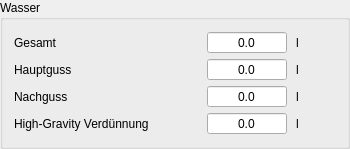
          <widget class="QGroupBox" name="groupWasser">
           <property name="sizePolicy">
            <sizepolicy hsizetype="Preferred" vsizetype="Fixed">
             <horstretch>0</horstretch>
             <verstretch>0</verstretch>
            </sizepolicy>
           </property>
           <property name="title">
            <string>Wasser</string>
           </property>
           <layout class="QGridLayout" name="gridLayout_2">
            <property name="horizontalSpacing">
             <number>9</number>
            </property>
            <property name="verticalSpacing">
             <number>4</number>
            </property>
            <item row="2" column="4">
             <widget class="QLabel" name="label_33">
              <property name="text">
               <string>l</string>
              </property>
             </widget>
            </item>
            <item row="2" column="3">
             <widget class="DoubleSpinBoxSud" name="tbNachguss">
              <property name="toolTip">
               <string>&lt;html&gt;&lt;head/&gt;&lt;body&gt;&lt;p&gt;Hier errechnet der Kleine Brauhelfer den &lt;span style=&quot; font-weight:600;&quot;&gt;Nachguss&lt;/span&gt; anhand der Schüttung.&lt;/p&gt;&lt;p&gt;Der Wert wird neben den Faktoren der Schüttung stark beeinflusst vom Hauptgussfaktor und zu geringen Teilen High Gravity. Ferner kann die &lt;span style=&quot; font-weight:600;&quot;&gt;Nachgussmenge&lt;/span&gt; im Tab Ausrüstung &lt;span style=&quot; font-weight:600;&quot;&gt;korrigiert&lt;/span&gt; werden. Dazu sind gemeinhin einige Sude nötig, um eine Festlegung treffen zu können.&lt;/p&gt;&lt;p&gt;Bei übernommen Rezepten kann der Wert stark abweichen. Grund ist die Beschaffenheit der individuellen Brauanlage. Dies ist kein Fehler, im Gegenteil: Der Kleine Brauhelfer passt das Rezept an.&lt;/p&gt;&lt;/body&gt;&lt;/html&gt;</string>
              </property>
              <property name="alignment">
               <set>Qt::AlignCenter</set>
              </property>
              <property name="readOnly">
               <bool>true</bool>
              </property>
              <property name="buttonSymbols">
               <enum>QAbstractSpinBox::NoButtons</enum>
              </property>
              <property name="decimals">
               <number>1</number>
              </property>
              <property name="maximum">
               <double>9999.000000000000000</double>
              </property>
             </widget>
            </item>
            <item row="1" column="0" colspan="2">
             <widget class="QLabel" name="label_S1_7">
              <property name="text">
               <string>Hauptguss</string>
              </property>
             </widget>
            </item>
            <item row="0" column="4">
             <widget class="QLabel" name="label_28">
              <property name="minimumSize">
               <size>
                <width>40</width>
                <height>0</height>
               </size>
              </property>
              <property name="text">
               <string>l</string>
              </property>
             </widget>
            </item>
            <item row="1" column="4">
             <widget class="QLabel" name="label_32">
              <property name="text">
               <string>l</string>
              </property>
             </widget>
            </item>
            <item row="3" column="0">
             <widget class="QLabel" name="lblWasserHGF">
              <property name="text">
               <string>High-Gravity Verdünnung</string>
              </property>
             </widget>
            </item>
            <item row="2" column="0" colspan="2">
             <widget class="QLabel" name="label_S1_3">
              <property name="text">
               <string>Nachguss</string>
              </property>
             </widget>
            </item>
            <item row="3" column="4">
             <widget class="QLabel" name="lblWasserHGFEinheit">
              <property name="text">
               <string>l</string>
              </property>
             </widget>
            </item>
            <item row="3" column="3">
             <widget class="DoubleSpinBoxSud" name="tbWasserHGF">
              <property name="toolTip">
               <string>&lt;html&gt;&lt;head/&gt;&lt;body&gt;&lt;p&gt;Hier errechnet der Kleine Brauhelfer die &lt;span style=&quot; font-weight:600;&quot;&gt;Verdünnungsmenge Wasser&lt;/span&gt; für den Hauptguss anhand der Schüttung.&lt;/p&gt;&lt;p&gt;Bei übernommen Rezepten kann der Wert stark abweichen. Grund ist die Beschaffenheit der individuellen Brauanlage. Dies ist kein Fehler, im Gegenteil: Der Kleine Brauhelfer passt das Rezept an.&lt;/p&gt;&lt;/body&gt;&lt;/html&gt;</string>
              </property>
              <property name="alignment">
               <set>Qt::AlignCenter</set>
              </property>
              <property name="readOnly">
               <bool>true</bool>
              </property>
              <property name="buttonSymbols">
               <enum>QAbstractSpinBox::NoButtons</enum>
              </property>
              <property name="decimals">
               <number>1</number>
              </property>
              <property name="maximum">
               <double>9999.000000000000000</double>
              </property>
             </widget>
            </item>
            <item row="1" column="3">
             <widget class="DoubleSpinBoxSud" name="tbHauptguss">
              <property name="toolTip">
               <string>&lt;html&gt;&lt;head/&gt;&lt;body&gt;&lt;p&gt;Hier errechnet der Kleine Brauhelfer den &lt;span style=&quot; font-weight:600;&quot;&gt;Hauptguss&lt;/span&gt; anhand der Schüttung.&lt;/p&gt;&lt;p&gt;Der Wert wird neben den Faktoren der Schüttung stark beeinflusst vom Hauptgussfaktor und zu geringen Teilen High Gravity.&lt;/p&gt;&lt;p&gt;Bei übernommen Rezepten kann der Wert stark abweichen. Grund ist die Beschaffenheit der individuellen Brauanlage. Dies ist kein Fehler, im Gegenteil: Der Kleine Brauhelfer passt das Rezept an.&lt;/p&gt;&lt;/body&gt;&lt;/html&gt;</string>
              </property>
              <property name="alignment">
               <set>Qt::AlignCenter</set>
              </property>
              <property name="readOnly">
               <bool>true</bool>
              </property>
              <property name="buttonSymbols">
               <enum>QAbstractSpinBox::NoButtons</enum>
              </property>
              <property name="decimals">
               <number>1</number>
              </property>
              <property name="maximum">
               <double>9999.000000000000000</double>
              </property>
             </widget>
            </item>
            <item row="0" column="3">
             <widget class="DoubleSpinBoxSud" name="tbWasserGesamt">
              <property name="minimumSize">
               <size>
                <width>80</width>
                <height>0</height>
               </size>
              </property>
              <property name="toolTip">
               <string>&lt;html&gt;&lt;head/&gt;&lt;body&gt;&lt;p&gt;Hier zeigt der Kleine Brauhelfer die benötigte &lt;span style=&quot; font-weight:600;&quot;&gt;Gesamtwassermenge&lt;/span&gt; an.&lt;/p&gt;&lt;p&gt;Der Wert wird nicht allein durch die Schüttung beeinflusst, sondern auch durch technische Eigenheiten der Anlage. Ein Faktor hierbei ist unter anderem die Korrektur der Nachgussmenge im Tab Ausrüstung.&lt;/p&gt;&lt;/body&gt;&lt;/html&gt;</string>
              </property>
              <property name="alignment">
               <set>Qt::AlignCenter</set>
              </property>
              <property name="readOnly">
               <bool>true</bool>
              </property>
              <property name="buttonSymbols">
               <enum>QAbstractSpinBox::NoButtons</enum>
              </property>
              <property name="decimals">
               <number>1</number>
              </property>
              <property name="maximum">
               <double>9999.000000000000000</double>
              </property>
             </widget>
            </item>
            <item row="0" column="0" colspan="2">
             <widget class="QLabel" name="label_37">
              <property name="text">
               <string>Gesamt</string>
              </property>
             </widget>
            </item>
            <item row="0" column="2">
             <spacer name="horizontalSpacer">
              <property name="orientation">
               <enum>Qt::Horizontal</enum>
              </property>
              <property name="sizeHint" stdset="0">
               <size>
                <width>40</width>
                <height>20</height>
               </size>
              </property>
             </spacer>
            </item>
           </layout>
          </widget>
